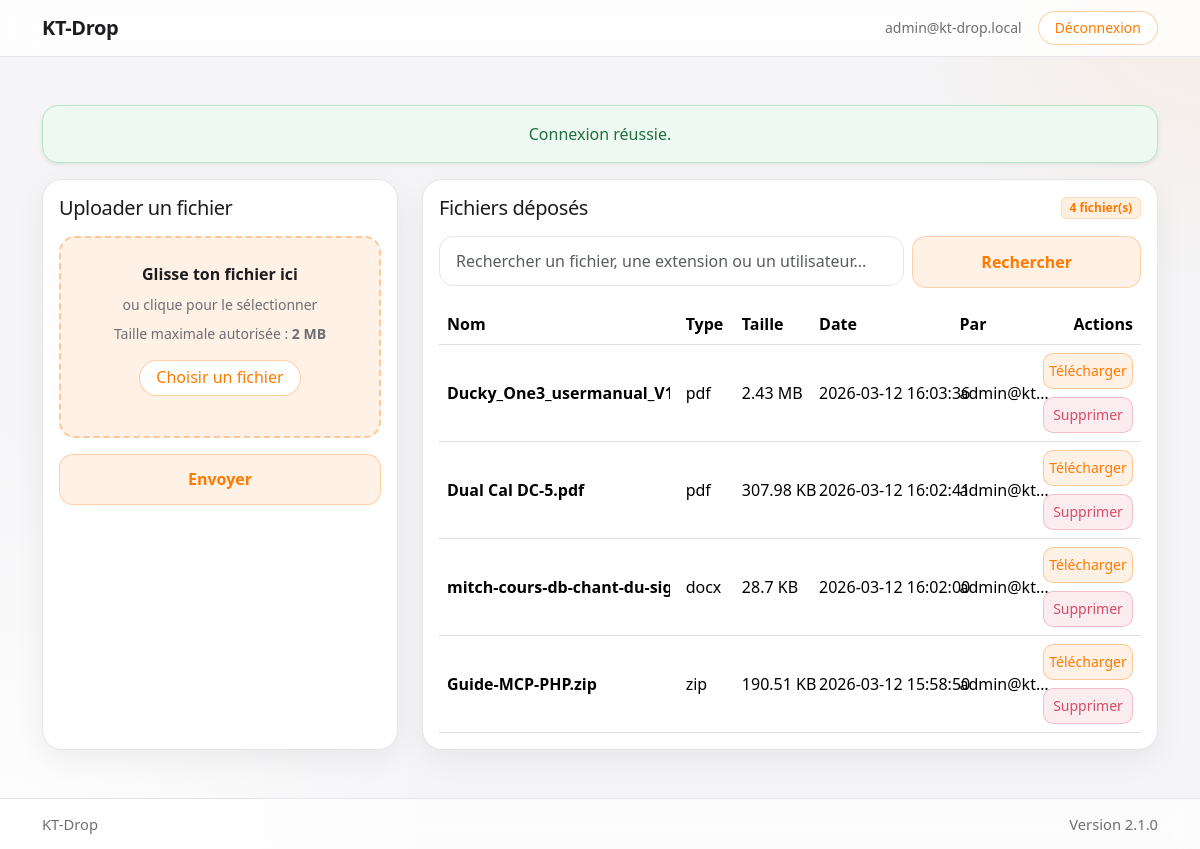
The page /?action=dashboard (signed in) on the database its author committed.
### tables this page shows
CREATE TABLE files (
    id INTEGER PRIMARY KEY AUTOINCREMENT,
    original_name TEXT NOT NULL,
    stored_name TEXT NOT NULL,
    mime_type TEXT NOT NULL,
    extension TEXT,
    size_bytes INTEGER NOT NULL,
    sha256 TEXT NOT NULL,
    storage_path TEXT NOT NULL,
    uploaded_by INTEGER NOT NULL,
    created_at TEXT NOT NULL,
    FOREIGN KEY(uploaded_by) REFERENCES users(id)
);

CREATE TABLE users (
    id INTEGER PRIMARY KEY AUTOINCREMENT,
    email TEXT NOT NULL UNIQUE,
    password_hash TEXT NOT NULL,
    role TEXT NOT NULL DEFAULT 'admin',
    created_at TEXT NOT NULL
);

### src/Core/View.php (called while the page is built, shortened)
<?php
final class View
{
    public static function render(string $template, array $data = []): void
    {
        require BASE_PATH . '/templates/layout.php';
    }
    public static function e(?string $value): string
    {
        return htmlspecialchars((string) $value, ENT_QUOTES, 'UTF-8');
    }
    public static function formatBytes(int $bytes): string
    {
        $units = ['B', 'KB', 'MB', 'GB', 'TB'];
        $i = 0;
        while ($bytes >= 1024 && $i < count($units) - 1) {
            $bytes /= 1024;
            $i++;
        }
        return round($bytes, 2) . ' ' . $units[$i];
    }
}

### src/Controller/FileController.php (called while the page is built, shortened)
<?php
final class FileController
{
    public function dashboard(): void
    {
        $repo = new FileRepository();
        $search = trim($_GET['search'] ?? '');
        $phpMax = View::phpUploadMaxBytes();
        $appMax = (int) Config::get('MAX_UPLOAD_SIZE', 104857600);
        $effectiveMax = min($phpMax, $appMax);
        View::render('file/dashboard', [
            'user' => Auth::user(),
            'files' => $repo->all($search),
            'csrf' => Csrf::token(),
            'flash' => Flash::get(),
            'search' => $search,
            'maxUploadSize' => View::formatBytes($effectiveMax),
        ]);
    }
}

### public/index.php (called while the page is built, shortened)
<?php
$router = new Router();
$router->get('login', [AuthController::class, 'login'], true);
$router->post('login_submit', [AuthController::class, 'loginSubmit'], true);
$router->get('logout', [AuthController::class, 'logout']);
$router->get('dashboard', [FileController::class, 'dashboard']);
$router->post('upload', [FileController::class, 'upload']);
$router->get('download', [FileController::class, 'download']);
$router->post('delete', [FileController::class, 'delete']);
$action = $_GET['action'] ?? 'dashboard';
$method = $_SERVER['REQUEST_METHOD'] ?? 'GET';
$router->dispatch($method, $action);

### src/Config/Config.php (called while the page is built, shortened)
<?php
final class Config
{
    public static function get(string $key, mixed $default = null): mixed
    {
        return $_ENV[$key] ?? $default;
    }
}

### src/Core/Auth.php (called while the page is built, shortened)
<?php
final class Auth
{
    public static function check(): bool
    {
        return isset($_SESSION['user']);
    }
    public static function user(): ?array
    {
        return $_SESSION['user'] ?? null;
    }
}

### src/Core/Flash.php (called while the page is built, shortened)
<?php
final class Flash
{
    public static function get(): ?array
    {
        $flash = $_SESSION['_flash'] ?? null;
        return $flash;
    }
}

### src/Repository/FileRepository.php (called while the page is built, shortened)
<?php
final class FileRepository
{
    public function all(?string $search = null): array
    {
        $pdo = Database::connection();
        $stmt = $pdo->query("
            SELECT f.*, u.email AS uploader_email
            FROM files f
            INNER JOIN users u ON u.id = f.uploaded_by
            ORDER BY f.created_at DESC
        ");
        return $stmt->fetchAll();
    }
}

### templates/file/dashboard.php (the view, shortened to what this page needs)
<?php if (!empty($flash)): ?>
    <div class="alert text-center alert-<?= View::e($flash['type']) ?> shadow-sm">
        <?= View::e($flash['message']) ?>
    </div>
<?php endif; ?>
<div class="row g-4">
    <div class="col-lg-4">
        <div class="card app-card shadow-soft h-100">
            <div class="card-body">
                <h2 class="h5 mb-3 app-section-title">Uploader un fichier</h2>
                <form method="post" action="?action=upload" enctype="multipart/form-data" id="upload-form">
                   <div id="dropzone" class="dropzone mb-3 rounded-4 p-4 text-center">
                        <p class="mb-2 fw-semibold app-dropzone-title">Glisse ton fichier ici</p>
                        <p class="small app-muted mb-2">ou clique pour le sélectionner</p>
                        <p class="small app-muted mb-3">
                            Taille maximale autorisée : <strong><?= View::e($maxUploadSize ?? '') ?></strong>
                        </p>
                        <button type="button" class="btn btn-outline-orange" id="pick-file-btn">
                            Choisir un fichier
                        </button>
                    </div>
                    <button type="submit" class="btn btn-orange w-100 fw-semibold">
                        Envoyer
                    </button>
                </form>
            </div>
        </div>
    </div>
    <div class="col-lg-8">
        <div class="card app-card shadow-soft">
            <div class="card-body">
                <div class="d-flex justify-content-between align-items-center mb-3 flex-wrap gap-2">
                    <h2 class="h5 mb-0 app-section-title">Fichiers déposés</h2>
                    <span class="badge app-badge"><?= count($files) ?> fichier(s)</span>
                </div>
                <form method="get" action="" class="search-form mb-3">
                    <div class="row g-2">
                        <div class="col-md-8">
                            <input
                                type="text"
                                name="search"
                                class="form-control app-input"
                                placeholder="Rechercher un fichier, une extension ou un utilisateur..."
                                value="<?= View::e($search ?? '') ?>"
                            >
                        </div>
                        <div class="col-md-4 d-flex gap-2">
                            <button type="submit" class="btn btn-orange flex-fill">
                                Rechercher
                            </button>
                        </div>
                    </div>
                </form>
                <?php if (empty($files)): ?>
                    <div class="app-muted">
                        <?php if (!empty($search)): ?>
                            Aucun résultat pour la recherche <strong><?= View::e($search) ?></strong>.
                        <?php else: ?>
                            Aucun fichier pour le moment.
                        <?php endif; ?>
                    </div>
                <?php else: ?>
                    <div>
                        <table class="table app-table align-middle mb-0">
                            <thead>
                                <tr>
                                    <th>Nom</th>
                                    <th>Type</th>
                                    <th>Taille</th>
                                    <th>Date</th>
                                    <th>Par</th>
                                    <th class="text-end">Actions</th>
                                </tr>
                            </thead>
                            <tbody>
                            <?php foreach ($files as $file): ?>
                                <tr>
                                    <td class="fw-semibold">
                                        <div class="file-name" title="<?= View::e($file['original_name']) ?>">
                                            <?= View::e($file['original_name']) ?>
                                        </div>
                                    </td>
                                    <td><?= View::e($file['extension']) ?></td>
                                    <td><?= View::e(View::formatBytes((int) $file['size_bytes'])) ?></td>
                                    <td><?= View::e($file['created_at']) ?></td>
                                    <td>
                                        <div class="uploader-email" title="<?= View::e($file['uploader_email']) ?>">
                                            <?= View::e($file['uploader_email']) ?>
                                        </div>
                                    </td>
                                    <td class="text-end">
                                        <div class="file-actions">
                                            <a
                                                href="?action=download&id=<?= (int) $file['id'] ?>"
                                                class="btn btn-sm btn-download"
                                            >
                                                Télécharger
                                            </a>
                                            <form method="post" action="?action=delete" onsubmit="return confirm('Supprimer ce fichier ?');">
                                                <button type="submit" class="btn btn-sm btn-delete">
                                                    Supprimer
                                                </button>
                                            </form>
                                        </div>
                                    </td>
                                </tr>
                            <?php endforeach; ?>
                            </tbody>
                        </table>
                    </div>
                <?php endif; ?>
            </div>
        </div>
    </div>
</div>

### src/Core/Router.php (shortened to what this page needs)
<?php
final class Router
{
    private array $routes = [];
    public function get(string $action, callable|array $handler, bool $public = false): void
    {
        $this->routes['GET'][$action] = [
            'handler' => $handler,
            'public' => $public,
        ];
    }
    public function post(string $action, callable|array $handler, bool $public = false): void
    {
        $this->routes['POST'][$action] = [
            'handler' => $handler,
            'public' => $public,
        ];
    }
    public function dispatch(string $method, string $action): void
    {
        $route = $this->routes[$method][$action] ?? null;
        $handler = $route['handler'];
        if (is_array($handler)) {
            [$class, $method] = $handler;
            (new $class())->{$method}();
            return;
        }
    }
}

### templates/layout.php (shortened to what this page needs)
<?php
$appName = Config::get('APP_NAME', 'KT-Drop V2');
$appVersion = Config::get('APP_VERSION', '0.0.0');
?>
<!DOCTYPE html>
<html lang="fr">
<head>
    <link
        href="https://cdn.jsdelivr.net/npm/bootstrap@5.3.3/dist/css/bootstrap.min.css"
        rel="stylesheet"
    >
    <link rel="stylesheet" href="public/assets/css/app.css">
</head>
<body class="app-body">
<div class="app-shell">
    <nav class="navbar navbar-expand-lg app-navbar">
        <div class="container">
            <a class="navbar-brand app-brand" href="?action=dashboard">
                <?= View::e((string) $appName) ?>
            </a>
            <?php if (Auth::check()): ?>
                <div class="d-flex align-items-center gap-3">
                    <span class="small app-user-email">
                        <?= View::e(Auth::user()['email'] ?? '') ?>
                    </span>
                    <a href="?action=logout" class="btn btn-outline-orange btn-sm">
                        Déconnexion
                    </a>
                </div>
            <?php endif; ?>
        </div>
    </nav>
    <main class="app-main py-4 py-md-5">
        <div class="container">
            <?php require $viewPath; ?>
        </div>
    </main>
    <footer class="app-footer">
        <div class="container d-flex justify-content-between align-items-center flex-wrap gap-2">
            <span><?= View::e((string) $appName) ?></span>
            <span>Version <?= View::e((string) $appVersion) ?></span>
        </div>
    </footer>
</div>
</body>
</html>

### rows shown on the page
files: original_name "Ducky_One3_usermanual_…", extension "pdf", size_bytes "2.43 MB", created_at "2026-03-12 16:03:36", uploaded_by.email "admin@k…"
files: original_name "Dual Cal DC-5.pdf", extension "pdf", size_bytes "307.98 KB", created_at "2026-03-12 16:02:41", uploaded_by.email "admin@k…"
files: original_name "mitch-cours-db-chant-du-…", extension "docx", size_bytes "28.7 KB", created_at "2026-03-12 16:02:00", uploaded_by.email "admin@k…"
files: original_name "Guide-MCP-PHP.zip", extension "zip", size_bytes "190.51 KB", created_at "2026-03-12 15:58:50", uploaded_by.email "admin@k…"

### other values the page prints
View::e((string) $appName) "KT-Drop"
View::e(Auth::user()['email'] ?? '') "admin@kt-drop.local"
View::e($flash['message']) "Connexion réussie."
View::e($maxUploadSize ?? '') "2 MB"
count($files) "4"
View::e((string) $appVersion) "2.1.0"
